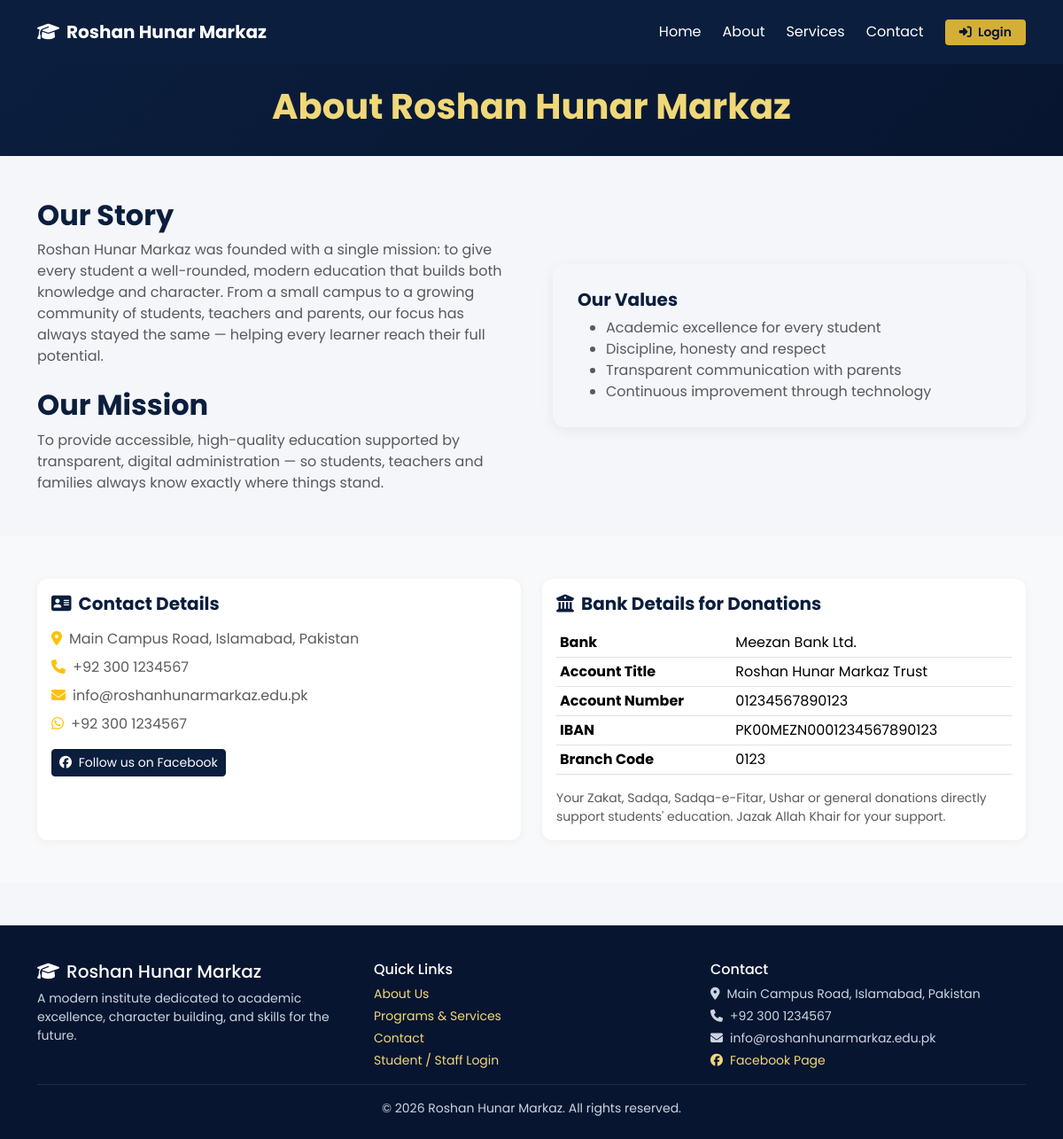
The page /about/ on the database its author committed.
### sitepages/models.py (models this page shows, shortened)
class SiteSettings(models.Model):
    phone = models.CharField(max_length=50, default="+92 300 1234567")
    email = models.EmailField(default="info@roshanhunarmarkaz.edu.pk")
    address = models.CharField(max_length=255, default="Main Campus Road, Islamabad, Pakistan")
    facebook_url = models.URLField(blank=True, help_text="Full URL to the school's Facebook page")
    whatsapp_number = models.CharField(max_length=50, blank=True)
    bank_name = models.CharField(max_length=150, blank=True)
    account_title = models.CharField(max_length=150, blank=True)
    account_number = models.CharField(max_length=50, blank=True)
    iban = models.CharField(max_length=50, blank=True)
    branch_code = models.CharField(max_length=50, blank=True)
    class Meta:
        verbose_name = "Site Settings"
        verbose_name_plural = "Site Settings"
    @classmethod
    def get_solo(cls):
        obj = cls.objects.first()
        if not obj:
            obj = cls.objects.create()
        return obj

### sitepages/views.py (the view)
# urls.py: path("about/", views.about, name="about"),
def about(request):
    return render(request, "sitepages/about.html")

### sitepages/context_processors.py (called while the page is built)
def site_settings(request):
    return {"site_settings": SiteSettings.get_solo()}

### templates/sitepages/about.html (shortened to what this page needs)
{% extends "sitepages/base_public.html" %}
{% block content %}
<section class="hero text-center py-4">
  <div class="container"><h1 class="display-6">About Roshan Hunar Markaz</h1></div>
</section>
<section class="container py-5">
  <div class="row g-5 align-items-center">
    <div class="col-md-6">
      <h2 class="section-title">Our Story</h2>
      <p class="text-muted">Roshan Hunar Markaz was founded with a single mission: to give every student a well-rounded, modern education that builds both knowledge and character. From a small campus to a growing community of students, teachers and parents, our focus has always stayed the same — helping every learner reach their full potential.</p>
      <h2 class="section-title mt-4">Our Mission</h2>
      <p class="text-muted mb-0">To provide accessible, high-quality education supported by transparent, digital administration — so students, teachers and families always know exactly where things stand.</p>
    </div>
    <div class="col-md-6">
      <div class="feature-card">
        <h5 class="section-title">Our Values</h5>
        <ul class="text-muted mb-0">
          <li>Academic excellence for every student</li>
          <li>Discipline, honesty and respect</li>
          <li>Transparent communication with parents</li>
          <li>Continuous improvement through technology</li>
        </ul>
      </div>
    </div>
  </div>
</section>
<section class="bg-light py-5">
  <div class="container">
    <div class="row g-4">
      <div class="col-md-6">
        <div class="card h-100"><div class="card-body">
          <h5 class="section-title mb-3"><i class="fa-solid fa-address-card me-2"></i>Contact Details</h5>
          <p class="text-muted mb-2"><i class="fa-solid fa-location-dot me-2 text-warning"></i>{{ site_settings.address }}</p>
          <p class="text-muted mb-2"><i class="fa-solid fa-phone me-2 text-warning"></i>{{ site_settings.phone }}</p>
          <p class="text-muted mb-2"><i class="fa-solid fa-envelope me-2 text-warning"></i>{{ site_settings.email }}</p>
          {% if site_settings.whatsapp_number %}
          <p class="text-muted mb-2"><i class="fa-brands fa-whatsapp me-2 text-warning"></i>{{ site_settings.whatsapp_number }}</p>
          {% endif %}
          {% if site_settings.facebook_url %}
          <a href="{{ site_settings.facebook_url }}" target="_blank" rel="noopener" class="btn btn-navy btn-sm mt-2">
            <i class="fa-brands fa-facebook me-1"></i> Follow us on Facebook
          </a>
          {% endif %}
        </div></div>
      </div>
      <div class="col-md-6">
        <div class="card h-100"><div class="card-body">
          <h5 class="section-title mb-3"><i class="fa-solid fa-building-columns me-2"></i>Bank Details for Donations</h5>
          {% if site_settings.bank_name or site_settings.account_number %}
          <table class="table table-sm mb-0">
            {% if site_settings.bank_name %}<tr><th>Bank</th><td>{{ site_settings.bank_name }}</td></tr>{% endif %}
            {% if site_settings.account_title %}<tr><th>Account Title</th><td>{{ site_settings.account_title }}</td></tr>{% endif %}
            {% if site_settings.account_number %}<tr><th>Account Number</th><td>{{ site_settings.account_number }}</td></tr>{% endif %}
            {% if site_settings.iban %}<tr><th>IBAN</th><td>{{ site_settings.iban }}</td></tr>{% endif %}
            {% if site_settings.branch_code %}<tr><th>Branch Code</th><td>{{ site_settings.branch_code }}</td></tr>{% endif %}
          </table>
          <p class="text-muted small mt-3 mb-0">Your Zakat, Sadqa, Sadqa-e-Fitar, Ushar or general donations directly support students' education. Jazak Allah Khair for your support.</p>
          {% else %}
          <p class="text-muted mb-0">Bank details will be published here soon. Please contact the school office directly to arrange a donation.</p>
          {% endif %}
        </div></div>
      </div>
    </div>
  </div>
</section>
{% endblock %}

### templates/sitepages/base_public.html (shortened to what this page needs)
{% load static %}
<!DOCTYPE html>
<html lang="en">
<head>
<link href="https://cdn.jsdelivr.net/npm/bootstrap@5.3.3/dist/css/bootstrap.min.css" rel="stylesheet">
<link href="https://cdnjs.cloudflare.com/ajax/libs/font-awesome/6.5.1/css/all.min.css" rel="stylesheet">
<link href="{% static 'css/style.css' %}" rel="stylesheet">
</head>
<body>
<nav class="navbar navbar-expand-lg public-navbar py-3">
  <div class="container">
    <a class="navbar-brand fw-bold" href="{% url 'sitepages:home' %}"><i class="fa-solid fa-graduation-cap me-2"></i>Roshan Hunar Markaz</a>
    <div class="collapse navbar-collapse" id="navMenu">
      <ul class="navbar-nav ms-auto align-items-lg-center gap-lg-2">
        <li class="nav-item"><a class="nav-link" href="{% url 'sitepages:home' %}">Home</a></li>
        <li class="nav-item"><a class="nav-link" href="{% url 'sitepages:about' %}">About</a></li>
        <li class="nav-item"><a class="nav-link" href="{% url 'sitepages:services' %}">Services</a></li>
        <li class="nav-item"><a class="nav-link" href="{% url 'sitepages:contact' %}">Contact</a></li>
        <li class="nav-item ms-lg-2">
          <a class="btn btn-login btn-sm px-3" href="{% url 'accounts:login' %}"><i class="fa-solid fa-right-to-bracket me-1"></i> Login</a>
        </li>
      </ul>
    </div>
  </div>
</nav>
{% block content %}{% endblock %}
<footer class="public-footer">
  <div class="container">
    <div class="row g-4">
      <div class="col-md-4">
        <h5 class="text-white"><i class="fa-solid fa-graduation-cap me-2"></i>Roshan Hunar Markaz</h5>
        <p class="small">A modern institute dedicated to academic excellence, character building, and skills for the future.</p>
      </div>
      <div class="col-md-4">
        <h6 class="text-white">Quick Links</h6>
        <p class="small mb-1"><a href="{% url 'sitepages:about' %}">About Us</a></p>
        <p class="small mb-1"><a href="{% url 'sitepages:services' %}">Programs &amp; Services</a></p>
        <p class="small mb-1"><a href="{% url 'sitepages:contact' %}">Contact</a></p>
        <p class="small mb-0"><a href="{% url 'accounts:login' %}">Student / Staff Login</a></p>
      </div>
      <div class="col-md-4">
        <h6 class="text-white">Contact</h6>
        <p class="small mb-1"><i class="fa-solid fa-location-dot me-2"></i>{{ site_settings.address }}</p>
        <p class="small mb-1"><i class="fa-solid fa-phone me-2"></i>{{ site_settings.phone }}</p>
        <p class="small mb-1"><i class="fa-solid fa-envelope me-2"></i>{{ site_settings.email }}</p>
        {% if site_settings.facebook_url %}<p class="small mb-0"><a href="{{ site_settings.facebook_url }}" target="_blank" rel="noopener"><i class="fa-brands fa-facebook me-2"></i>Facebook Page</a></p>{% endif %}
      </div>
    </div>
    <hr class="border-secondary my-3">
    <p class="small text-center mb-0">&copy; {% now "Y" %} Roshan Hunar Markaz. All rights reserved.</p>
  </div>
</footer>
</body>
</html>

### static/css/style.css (style rules this page uses)
:root { --navy: #0b1e3d; --navy-dark: #071530; --gold: #d4af37; --gold-light: #f0d878; --bg: #f4f6fa; }
body { background: var(--bg); font-family: 'Segoe UI', Roboto, sans-serif; }
.card { border: none; border-radius: 12px; box-shadow: 0 2px 10px rgba(0,0,0,.05); }
.btn-navy { background: var(--navy); border-color: var(--navy); color: #fff; }

### templates/sitepages/base_public.html (style rules this page uses)
body { font-family: 'Poppins', 'Segoe UI', sans-serif; }
.public-navbar { background: var(--navy); }
.public-navbar .navbar-brand, .public-navbar .nav-link { color: #fff !important; }
.public-navbar .btn-login { background: var(--gold); color: var(--navy-dark); font-weight: 600; border: none; }
.hero { background: linear-gradient(135deg, var(--navy) 0%, var(--navy-dark) 100%); color: #fff; padding: 5rem 0; }
.hero h1 { color: var(--gold-light); font-weight: 700; }
.section-title { color: var(--navy); font-weight: 700; }
.feature-card { border: none; border-radius: 14px; box-shadow: 0 4px 16px rgba(0,0,0,.06); padding: 1.75rem; height: 100%; }
.public-footer { background: var(--navy-dark); color: #cbd5e1; padding: 2.5rem 0 1.5rem; margin-top: 3rem; }
.public-footer a { color: var(--gold-light); text-decoration: none; }

### rows shown on the page
SiteSettings: address "Main Campus Road, Islamabad, Pakistan", phone "+92 300 1234567", email "info@roshanhunarmarkaz.edu.pk", whatsapp_number "+92 300 1234567", bank_name "Meezan Bank Ltd.", account_title "Roshan Hunar Markaz Trust", account_number "01234567890123", iban "PK00MEZN0001234567890123", branch_code "0123"
